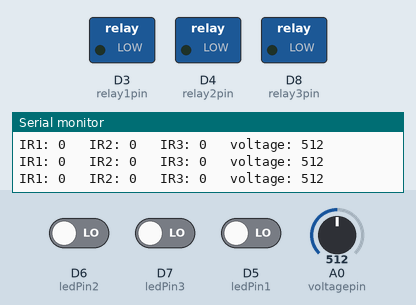
A sketch run on a simulated ESP8266 (NodeMCU). On the bench: switched loads named in the sketch (green lamp = pin HIGH), the last lines printed to the serial monitor. Inputs (shaded band) come from the test bench; at power-on: D6 (ledPin2) LOW, D7 (ledPin3) LOW, D5 (ledPin1) LOW, A0 (voltagepin) = 512.

Above: at 1.2 s.
1.3 s: D6 (ledPin2) driven HIGH
At 2.3 s:
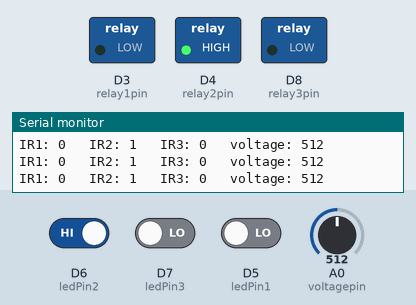
2.8 s: D7 (ledPin3) driven HIGH
At 3.8 s:
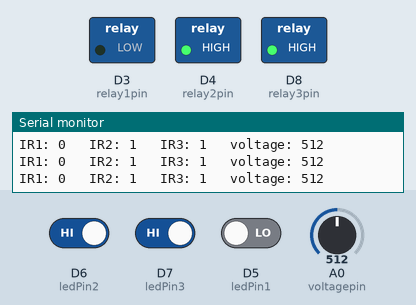
4.3 s: D5 (ledPin1) driven HIGH
At 5.4 s:
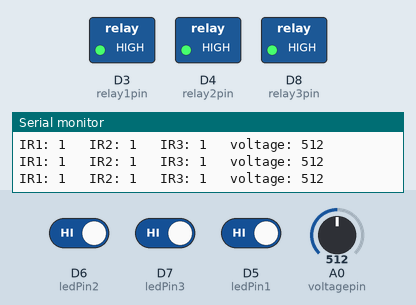
5.8 s: D6 (ledPin2) driven LOW
At 6.9 s:
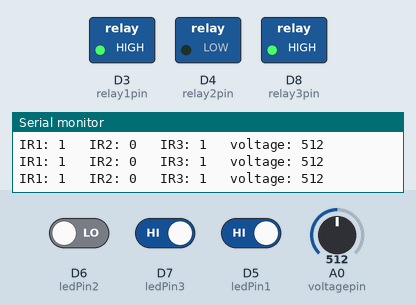
7.3 s: D7 (ledPin3) driven LOW
At 8.0 s:
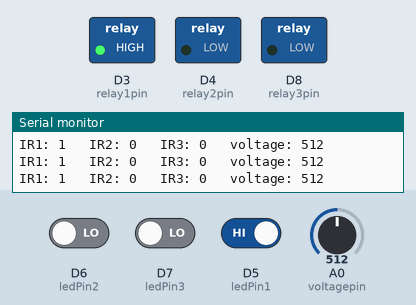
8.8 s: D6 (ledPin2) driven HIGH
At 9.6 s:
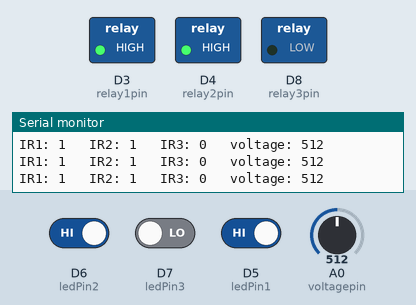
Timing chart, 0 to 11.3 s (numbered marks = the images above; inputs shaded):
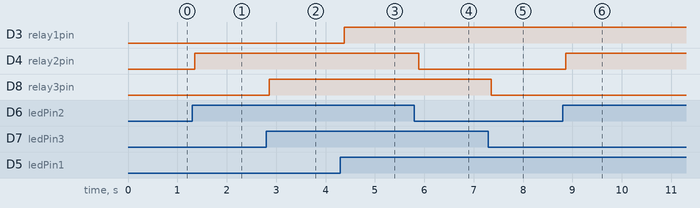

The sketch:

irsensorandvoltage.ino
```cpp
// code to test 3 infrared, 3 relays, and 1 voltage sensor.
int sensorValue1;  // variable to store the value coming from the sensor
int sensorValue2;
int sensorValue3;

int voltagepin = A0;    // voltage sensor pins
int voltageValue = 0;

int relay1pin = D3;
int relay2pin = D4;
int relay3pin = D8;

int ledPin1 = D5;   // pins of infrared sensors
int ledPin2 = D6;
int ledPin3 = D7;


void setup() {
  Serial.begin(9600);

  pinMode(ledPin1, INPUT);    // setting infrared pins as input pins
  pinMode(ledPin2, INPUT);
  pinMode(ledPin3, INPUT);

  pinMode(relay1pin, OUTPUT);   // setting relays as output pins
  pinMode(relay2pin, OUTPUT);
  pinMode(relay3pin, OUTPUT);

  pinMode(voltagepin, INPUT);
}

void loop() {
  // read the value from the sensor:
  sensorValue1 = digitalRead(ledPin1);    // Reads value of infrared sensors
  sensorValue2 = digitalRead(ledPin2);
  sensorValue3 = digitalRead(ledPin3);

  Serial.print("IR1: ");
  Serial.print(sensorValue1);
  Serial.print("   ");
  Serial.print("IR2: ");
  Serial.print(sensorValue2);
  Serial.print("   ");
  Serial.print("IR3: ");
  Serial.print(sensorValue3);
  Serial.print("   ");


  voltageValue = analogRead(voltagepin);
  Serial.print("voltage: ");
  Serial.print(voltageValue);
  Serial.println("   ");


  if (sensorValue1 == 1){
    digitalWrite(relay1pin, HIGH);
  } else {
    digitalWrite(relay1pin, LOW);
  }

  if (sensorValue2 == 1){
    digitalWrite(relay2pin, HIGH);
  } else {
    digitalWrite(relay2pin, LOW);
  }

  if (sensorValue3 == 1){
    digitalWrite(relay3pin, HIGH);
  } else {
    digitalWrite(relay3pin, LOW);
  }


}
```

Measured:
- after the input at 1.3 s, D4 (relay2pin): LOW → HIGH after 0.05 s
- after the input at 2.8 s, D8 (relay3pin): LOW → HIGH after 0.06 s
- after the input at 4.3 s, D3 (relay1pin): LOW → HIGH after 0.08 s
- after the input at 5.8 s, D4 (relay2pin): HIGH → LOW after 0.09 s
- after the input at 7.3 s, D8 (relay3pin): HIGH → LOW after 0.05 s
- after the input at 8.8 s, D4 (relay2pin): LOW → HIGH after 0.07 s
